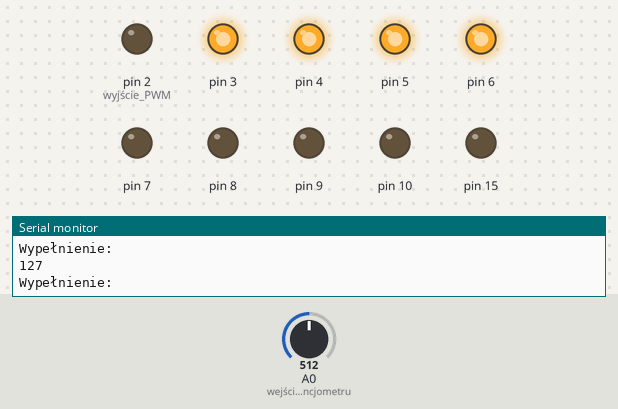
The sketch below on a simulated Arduino Uno, built with avr-gcc and run on an emulated ATmega328P. Parts: output pins drawn as LEDs (lit = HIGH), the last lines printed to the serial monitor. The inputs (shaded band) are chosen by the test bench; at power-on: A0 (wejście_potencjometru) = 512.

Above: at 1.2 s.
1.3 s: A0 (wejście_potencjometru) set to 424
2.8 s: A0 (wejście_potencjometru) set to 393
At 3.5 s:
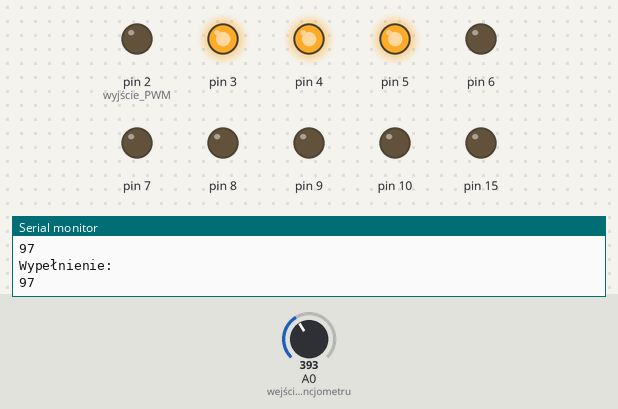
4.3 s: A0 (wejście_potencjometru) set to 45
At 4.6 s:
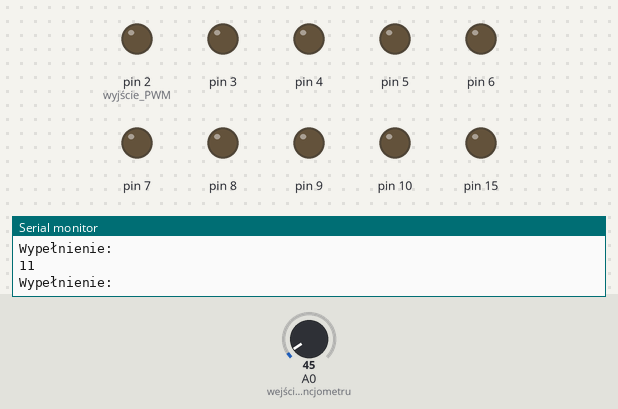
5.8 s: A0 (wejście_potencjometru) set to 36
8.8 s: A0 (wejście_potencjometru) set to 96
10.3 s: A0 (wejście_potencjometru) set to 112
At 11.6 s:
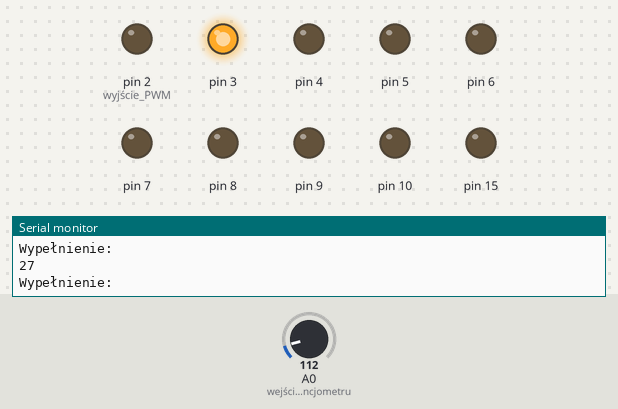
Timing chart, 0 to 12.8 s (numbered marks = the images above; inputs shaded):
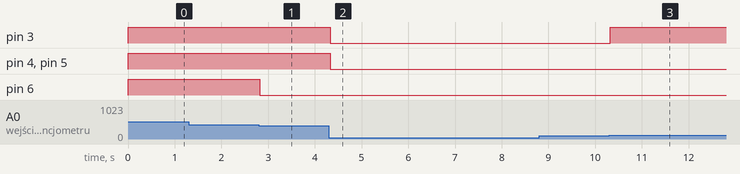

The sketch:

source-code.ino
```cpp
byte wypelnienie = 0;

void setup()
{
  Serial.begin(9600);
  pinMode(2,OUTPUT); // wyjście PWM
  pinMode(3,OUTPUT);
  pinMode(4,OUTPUT);
  pinMode(5,OUTPUT);
  pinMode(6,OUTPUT);
  pinMode(7,OUTPUT);
  pinMode(8,OUTPUT);
  pinMode(9,OUTPUT);
  pinMode(10,OUTPUT);
  pinMode(14,OUTPUT);
  pinMode(15,OUTPUT);
  pinMode(A0,INPUT); // wejście potencjometru
}

void loop()
{
  wypelnienie = map(analogRead(A0) ,0,1023,0,255);
  Serial.println("Wypełnienie:" );
  Serial.println(wypelnienie);
  analogWrite(2,wypelnienie);
  if(wypelnienie >= 25.5)
  {
    digitalWrite(3,HIGH);
  }
  else
  {
    digitalWrite(3,LOW);
  }

  if(wypelnienie >= 51)
  {
    digitalWrite(4,HIGH);
  }
  else
  {
    digitalWrite(4,LOW);
  }

  if(wypelnienie >= 76.5)
  {
    digitalWrite(5,HIGH);
  }
  else
  {
    digitalWrite(5,LOW);
  }

  if(wypelnienie >= 102)
  {
    digitalWrite(6,HIGH);
  }
  else
  {
    digitalWrite(6,LOW);
  }

  if(wypelnienie >= 127.5)
  {
    digitalWrite(7,HIGH);
  }
  else
  {
    digitalWrite(7,LOW);
  }

    if(wypelnienie >= 153)
  {
    digitalWrite(8,HIGH);
  }
  else
  {
    digitalWrite(8,LOW);
  }

  if(wypelnienie >= 178.5)
  {
    digitalWrite(9,HIGH);
  }
  else
  {
    digitalWrite(9,LOW);
  }

  if(wypelnienie >= 204)
  {
    digitalWrite(10,HIGH);
  }
  else
  {
    digitalWrite(10,LOW);
  }

  if(wypelnienie >= 229.5)
  {
    digitalWrite(14,HIGH);
  }
  else
  {
    digitalWrite(14,LOW);
  }

  if(wypelnienie >= 255)
  {
    digitalWrite(15,HIGH);
  }
  else
  {
    digitalWrite(15,LOW);
  }

}
```

Measured:
- the behaviour switches between 410 and 409 on A0 (wejście_potencjometru) (found by bisection; images 0 and 1)
- the behaviour switches between 104 and 105 on A0 (wejście_potencjometru) (found by bisection; images 2 and 3)
- after the input at 2.8 s, pin 6: HIGH → LOW at once
- after the input at 4.3 s, pin 3–5: HIGH → LOW at once
- after the input at 10.3 s, pin 3: LOW → HIGH at once
